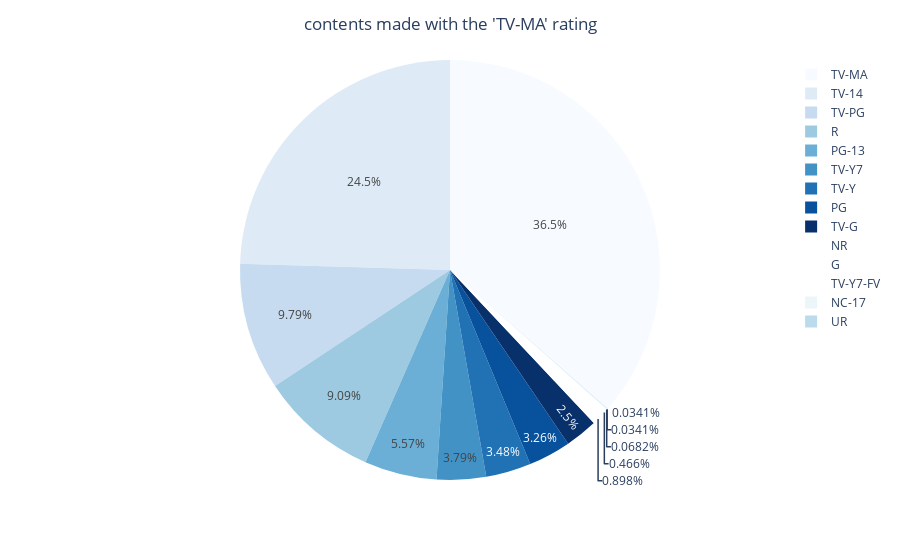

Write notebook code for a chart like this one.
### Markdown cell above
#### contents made with the 'TV-MA' rating

### Code cell
rate = file['rating'].value_counts()
fig = px.pie(values = rate.values, 
             names = rate.index,
             color_discrete_sequence=px.colors.sequential.Blues)
fig.update_layout(title="contents made with the 'TV-MA' rating" , title_x =0.5)

fig.show()

### Figure 1 — Plotly figure (JSON) as saved in the notebook; plotly's stock layout.template omitted (floating-point values rounded to 4 significant figures)
{"data": [{"domain": {"x": [0, 1], "y": [0, 1]}, "hovertemplate": "label=%{label}<br>value=%{value}<extra></extra>", "labels": ["TV-MA", "TV-14", "TV-PG", "R", "PG-13", "TV-Y7", "TV-Y", "PG", "TV-G", "NR", "G", "TV-Y7-FV", "NC-17", "UR"], "legendgroup": "", "name": "", "showlegend": true, "type": "pie", "values": [3209, 2157, 861, 799, 490, 333, 306, 287, 220, 79, 41, 6, 3, 3]}], "layout": {"legend": {"tracegroupgap": 0}, "margin": {"t": 60}, "piecolorway": ["rgb(247,251,255)", "rgb(222,235,247)", "rgb(198,219,239)", "rgb(158,202,225)", "rgb(107,174,214)", "rgb(66,146,198)", "rgb(33,113,181)", "rgb(8,81,156)", "rgb(8,48,107)"], "title": {"text": "contents made with the 'TV-MA' rating", "x": 0.5}}}
